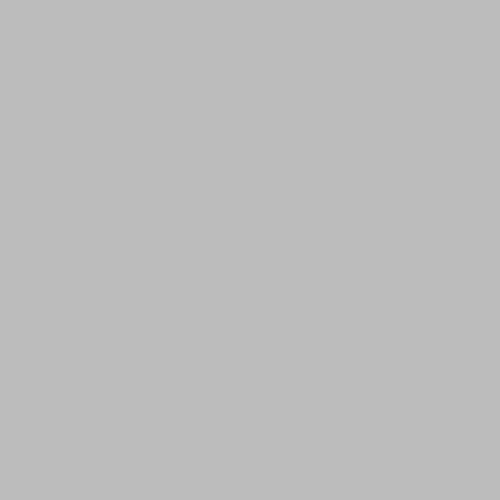
Frame 1 (no input)
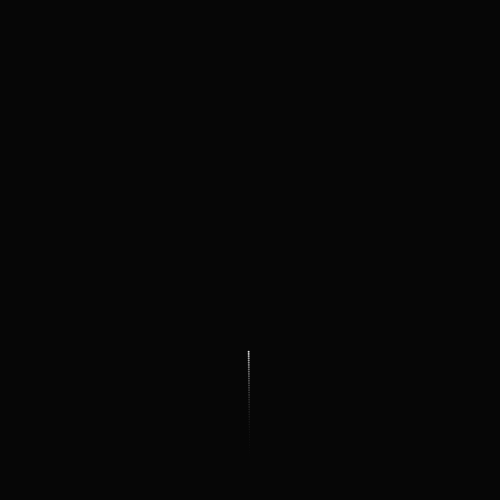
Frame 60 (the mouse pressed at the canvas centre just before this capture)
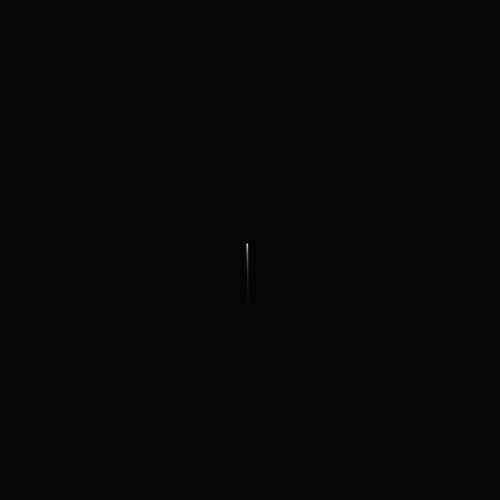
Frame 120 (the mouse held since frame 60 and released just before this capture)

The Processing sketch that drew these frames (run headless with seeded random() and noise(); from frame 60 on, the mouse is pressed at the canvas centre):

// Processing sketch: Fireworks2
// ── Fireworks2.pde
import java.util.Iterator;

final float GRAVITY = 0.03; //0.05

// TODO: Cleanup hacks
// class it up
// add to same particle system
// partles that trail off
// triangles
//lines
//sub sub explosions

// More vairation in movement
// more colour per effect
// more initial force
// More sub particles

ParticleSystem system = new ParticleSystem();
ParticleSystem subSystem = new ParticleSystem();
int interval = 0;

void setup()
{
  size(500, 500);  
}

void draw()
{
  // Motion blur
  noStroke();
  fill(0, 20);
  rect(0, 0, width, height);
  
  system.update();
  subSystem.update();
  
  if (millis() > interval) {
    Particle p = new Particle(new PVector(width/2, height));
    system.add(p);
    interval = millis() + 4000;//2500;
  }
}


class ParticleSystem
{
  ArrayList<Particle> particles = new ArrayList<Particle>();
  
  void add(Particle p)
  {
    // Apply some initial upward force
    p.applyForce(new PVector(0, random(-7, -9)));
    particles.add(p);  
  }
  
  void update()
  {  
    Iterator<Particle> i = particles.iterator();

    while (i.hasNext()) {
      Particle p = i.next();
      
      // Remove any particles outside of the screen
      if (p.pos.x > width || p.pos.x < 0) {
        i.remove();
        continue;
      } //else if (p.pos.y > height || p.pos.y < 0) {
        //i.remove();
        //continue;
      //}
      
      // TODO: Hack only meant for sub particles, remove
      if (p.randomMovement) {
        p.applyForce(PVector.random2D());
      }
      
      if (!p.noGravity) {
        // Apply gravity
        p.applyForce(new PVector(0, GRAVITY));
      }
      
      // Move particle position
      p.move();
      
      // Remove exploded particles
      if (p.exploded) {
        i.remove();
        continue;
      }
      
      // Remove dead particles
      if (p.isDead()) {
        i.remove();  
      } else {
        p.display();
      }
      
    }
  }
}

class Particle
{
  final static float BOUNCE = -0.5;
  final static float MAX_SPEED = 0.1;
  
  PVector vel = new PVector(random(-MAX_SPEED, MAX_SPEED), random(-MAX_SPEED, MAX_SPEED));
  PVector acc = new PVector(0, 0);
  PVector pos;
  
  float size = 2;
  float mass = random(2, 2.5); // TODO: this works i suppose?
  float r, g, b; // TODO: Switch to Color()
  int lifespan = 400;
  boolean exploded = false;
  
  boolean noGravity = false;
  boolean randomMovement = false;
  
  boolean subParticle = false;
  
  Particle(PVector p)
  {
    pos = new PVector (p.x, p.y);
    acc = new PVector (random(-0.1, 0.1), 0);
    
    r = 255;
    g = 255;
    b = 255;
  }
  
  public void move()
  {
    vel.add(acc); // Apply acceleration
    pos.add(vel); // Apply our speed vector
    acc.mult(0);
    
    // TODO: Kinda resolved hack but is there a better way to do this? (OLD: this not random movement is a hack to stop subparticles from adding more particles, find a way to flag them apart and clean up other hacks)
    if (vel.y > 0 && !exploded && !subParticle) { 
       // Spawn a load of subparticles
       // TODO: Cleanup?
       for (int x = 0; x < 75; x++) {
         Particle p = new Particle(pos);
         p.applyForce(PVector.random2D());
         p.r = random(0, 255);
         p.g = random(0, 255);
         p.lifespan = 150;
         p.size = 1;
         float chance = random(0, 1);
         if (chance <= 0.25f) {
           p.lifespan = 75;
           p.randomMovement = true;
           p.size = 2;
         }
         chance = random(0, 1);
         if (chance <= 0.5f) {
           p.lifespan = 225;
           p.noGravity = true;
           p.size = 2;
         }
         p.subParticle = true;
         subSystem.particles.add(p);
       }
       
       exploded = true;
    }
    
    lifespan--;
  }
  
  public void applyForce(PVector force) 
  {
    PVector f = PVector.div(force, mass);
    acc.add(f);
  }
  
  public void display()
  {
    fill(r, g, b, map(lifespan, 0, 400, 0, 255));
    ellipse(pos.x, pos.y, size, size);
  }
  
  public boolean isDead()
  {
    if (lifespan < 0) {
      return true;
    } else {
      return false;
    }
  }
}
